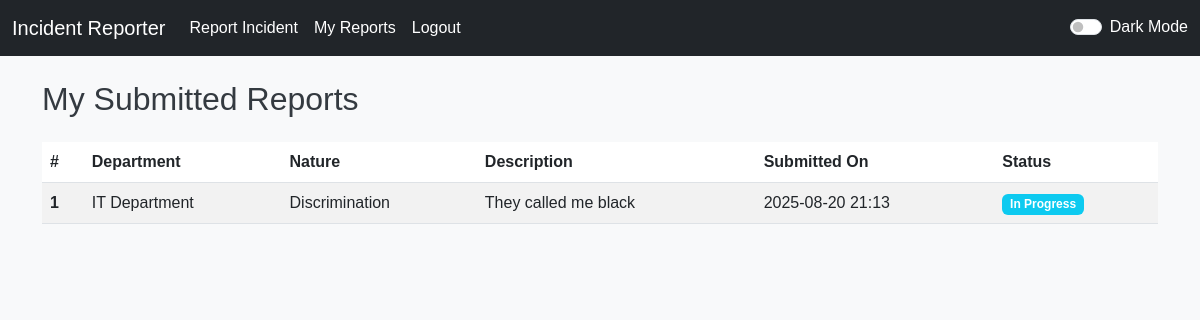
Page /my-reports (signed in) on the committed database.
### app.py (models this page shows)
class Incident(db.Model):
    __tablename__ = 'incidents'
    id = db.Column(db.Integer, primary_key=True)
    ticket_code = db.Column(db.String(32), nullable=True, index=True)
    department = db.Column(db.String(120), nullable=False)
    nature = db.Column(db.String(120), nullable=False)
    description = db.Column(db.Text, nullable=True)
    timestamp = db.Column(db.DateTime, default=datetime.utcnow, nullable=False)
    status = db.Column(db.String(32), default='Pending', nullable=False)
    user_id = db.Column(db.Integer, db.ForeignKey('users.id'), nullable=True)

### app.py (the view)
@app.route('/my-reports')
@login_required
def my_reports():
    if session.get('is_admin'):
        flash('Admins can review all reports on the dashboard.', 'info'); return redirect(url_for('admin_dashboard'))
    incidents = Incident.query.filter_by(user_id=session['user_id']).order_by(Incident.timestamp.desc()).all()
    return render_template('my_reports.html', incidents=incidents)

### app.py (called while the page is built)
def login_required(view):
    @wraps(view)
    def wrapped(*args, **kwargs):
        if 'user_id' not in session:
            flash('Please log in to continue.', 'warning')
            return redirect(url_for('login'))
        return view(*args, **kwargs)
    return wrapped

@app.after_request
def set_headers(resp):
    resp.headers['Referrer-Policy'] = 'strict-origin-when-cross-origin'
    resp.headers['X-Content-Type-Options'] = 'nosniff'
    resp.headers['X-Frame-Options'] = 'DENY'
    return resp

### templates/my_reports.html (shortened to what this page needs)
{% extends "base.html" %}
{% block content %}
<h2 class="mb-4">My Submitted Reports</h2>
{% if incidents %}
<div class="table-responsive">
  <table class="table table-striped table-hover">
    <thead>
      <tr>
        <th scope="col">#</th>
        <th scope="col">Department</th>
        <th scope="col">Nature</th>
        <th scope="col">Description</th>
        <th scope="col">Submitted On</th>
        <th scope="col">Status</th>
      </tr>
    </thead>
    <tbody>
      {% for incident in incidents %}
      <tr>
        <th scope="row">{{ incident.id }}</th>
        <td>{{ incident.department }}</td>
        <td>{{ incident.nature }}</td>
        <td>{{ incident.description if incident.description else 'N/A' }}</td>
        <td>{{ incident.timestamp.strftime('%Y-%m-%d %H:%M') }}</td>
        <td>
          <span class="badge
            {% if incident.status == 'Pending' %}bg-warning
            {% elif incident.status == 'In Progress' %}bg-info
            {% elif incident.status == 'Resolved' %}bg-success
            {% else %}bg-secondary{% endif %}">
            {{ incident.status }}
          </span>
        </td>
      </tr>
      {% endfor %}
    </tbody>
  </table>
</div>
{% else %}
<div class="alert alert-info" role="alert">You have not submitted any reports yet.</div>
{% endif %}
{% endblock %}

### static/css/style.css (style rules this page uses)
body { font-family: Arial, sans-serif; background-color: #f8f9fa; color: #343a40; transition: background-color .3s, color .3s; }
table { color: inherit; }
table thead th { color: #495057; border-bottom-color: #dee2e6; }
table tbody tr { background-color: #fff; }
table td { border-top-color: #dee2e6; }

### rows in the picture
Incident: id "1", department "IT Department", nature "Discrimination", description "They called me black", timestamp "2025-08-20 21:13", status "In Progress"
